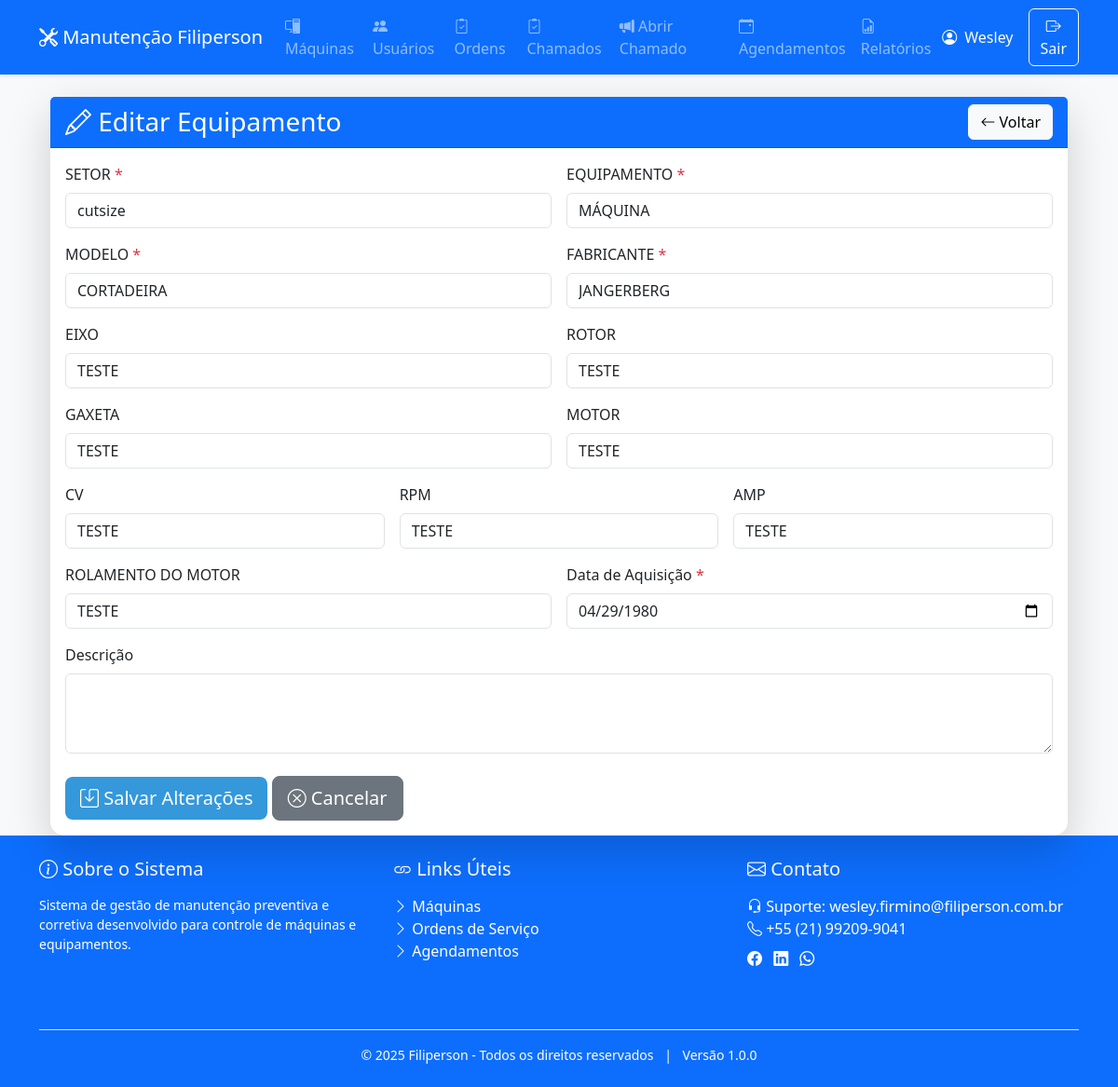
/machine_edit.php?id=2 (signed in), run on the app's committed database.
### tables this page shows
CREATE TABLE `machines` (
  `id` int NOT NULL AUTO_INCREMENT,
  `name` varchar(100) NOT NULL,
  `model` varchar(50) DEFAULT NULL,
  `manufacturer` varchar(50) DEFAULT NULL,
  `acquisition_date` date DEFAULT NULL,
  `description` text,
  `created_at` datetime DEFAULT CURRENT_TIMESTAMP,
  `sector` varchar(100) NOT NULL,
  `equipment` varchar(100) NOT NULL,
  `axis` varchar(50) DEFAULT NULL,
  `rotor` varchar(50) DEFAULT NULL,
  `gasket` varchar(50) DEFAULT NULL,
  `motor` varchar(50) DEFAULT NULL,
  `hp` varchar(20) DEFAULT NULL,
  `rpm` varchar(20) DEFAULT NULL,
  `amp` varchar(20) DEFAULT NULL,
  `motor_bearing` varchar(50) DEFAULT NULL,
  PRIMARY KEY (`id`)
);

### machine_edit.php (the view, shortened to what this page needs)
<?php
$pdo = Database::getInstance();
$machineId = $_GET['id'] ?? null;
try {
    $stmt = $pdo->prepare("SELECT * FROM machines WHERE id = ?");
    $stmt->execute([$machineId]);
    $machine = $stmt->fetch();
} catch (PDOException $e) {
    die("Erro ao carregar equipamento: " . $e->getMessage());
}
include 'header.php';
?>
<div class="container">
    <div class="card shadow-lg mt-4">
        <div class="card-header bg-primary text-white">
            <div class="d-flex justify-content-between align-items-center">
                <h3 class="mb-0"><i class="bi bi-pencil"></i> Editar Equipamento</h3>
                <a href="machines_view.php?id=<?= $machineId ?>" class="btn btn-light">
                    <i class="bi bi-arrow-left"></i> Voltar
                </a>
            </div>
        </div>
        <div class="card-body">
            <form method="POST" class="needs-validation" novalidate>
                <div class="row g-3">
                    <div class="col-md-6">
                        <label for="sector" class="form-label">SETOR <span class="text-danger">*</span></label>
                        <input type="text" class="form-control" id="sector" name="sector"
                               value="<?= htmlspecialchars($machine['sector']) ?>" required>
                    </div>
                    <div class="col-md-6">
                        <label for="equipment" class="form-label">EQUIPAMENTO <span class="text-danger">*</span></label>
                        <input type="text" class="form-control" id="equipment" name="equipment"
                               value="<?= htmlspecialchars($machine['equipment']) ?>" required>
                    </div>
                    <div class="col-md-6">
                        <label for="model" class="form-label">MODELO <span class="text-danger">*</span></label>
                        <input type="text" class="form-control" id="model" name="model"
                               value="<?= htmlspecialchars($machine['model']) ?>" required>
                    </div>
                    <div class="col-md-6">
                        <label for="manufacturer" class="form-label">FABRICANTE <span class="text-danger">*</span></label>
                        <input type="text" class="form-control" id="manufacturer" name="manufacturer"
                               value="<?= htmlspecialchars($machine['manufacturer']) ?>" required>
                    </div>
                    <div class="col-md-6">
                        <label for="axis" class="form-label">EIXO</label>
                        <input type="text" class="form-control" id="axis" name="axis"
                               value="<?= htmlspecialchars($machine['axis']) ?>">
                    </div>
                    <div class="col-md-6">
                        <label for="rotor" class="form-label">ROTOR</label>
                        <input type="text" class="form-control" id="rotor" name="rotor"
                               value="<?= htmlspecialchars($machine['rotor']) ?>">
                    </div>
                    <div class="col-md-6">
                        <label for="gasket" class="form-label">GAXETA</label>
                        <input type="text" class="form-control" id="gasket" name="gasket"
                               value="<?= htmlspecialchars($machine['gasket']) ?>">
                    </div>
                    <div class="col-md-6">
                        <label for="motor" class="form-label">MOTOR</label>
                        <input type="text" class="form-control" id="motor" name="motor"
                               value="<?= htmlspecialchars($machine['motor']) ?>">
                    </div>
                    <div class="col-md-4">
                        <label for="hp" class="form-label">CV</label>
                        <input type="text" class="form-control" id="hp" name="hp"
                               value="<?= htmlspecialchars($machine['hp']) ?>">
                    </div>
                    <div class="col-md-4">
                        <label for="rpm" class="form-label">RPM</label>
                        <input type="text" class="form-control" id="rpm" name="rpm"
                               value="<?= htmlspecialchars($machine['rpm']) ?>">
                    </div>
                    <div class="col-md-4">
                        <label for="amp" class="form-label">AMP</label>
                        <input type="text" class="form-control" id="amp" name="amp"
                               value="<?= htmlspecialchars($machine['amp']) ?>">
                    </div>
                    <div class="col-md-6">
                        <label for="motor_bearing" class="form-label">ROLAMENTO DO MOTOR</label>
                        <input type="text" class="form-control" id="motor_bearing" name="motor_bearing"
                               value="<?= htmlspecialchars($machine['motor_bearing']) ?>">
                    </div>
                    <div class="col-md-6">
                        <label for="acquisition_date" class="form-label">Data de Aquisição <span class="text-danger">*</span></label>
                        <input type="date" class="form-control" id="acquisition_date" name="acquisition_date"
                               value="<?= htmlspecialchars($machine['acquisition_date']) ?>" required>
                    </div>
                    <div class="col-12">
                        <label for="description" class="form-label">Descrição</label>
                        <textarea class="form-control" id="description" name="description"
                                  rows="3"><?= htmlspecialchars($machine['description']) ?></textarea>
                    </div>
                    <div class="col-12 mt-4">
                        <button type="submit" class="btn btn-primary btn-lg">
                            <i class="bi bi-save"></i> Salvar Alterações
                        </button>
                        <a href="machine_view.php?id=<?= $machineId ?>" class="btn btn-secondary btn-lg">
                            <i class="bi bi-x-circle"></i> Cancelar
                        </a>
                    </div>
                </div>
            </form>
        </div>
    </div>
</div>
<?php include 'footer.php'; ?>

### styles.css (style rules this page uses)
:root { --primary-color: #2c3e50; --secondary-color: #3498db; --success-color: #27ae60; --warning-color: #f1c40f; --danger-color: #e74c3c; }
body { background-color: #f8f9fa; min-height: 100vh; }
.card { border: none; border-radius: 15px; transition: transform 0.3s ease; }
.btn-primary { background-color: var(--secondary-color); border: none; }

### data on the page
machines: sector "cutsize", equipment "MÁQUINA", model "CORTADEIRA", manufacturer "JANGERBERG", axis "TESTE", rotor "TESTE", gasket "TESTE", motor "TESTE", hp "TESTE", rpm "TESTE", amp "TESTE", motor_bearing "TESTE", acquisition_date "04/29/1980"

### other printed values
$_SESSION['username'] "Wesley"
